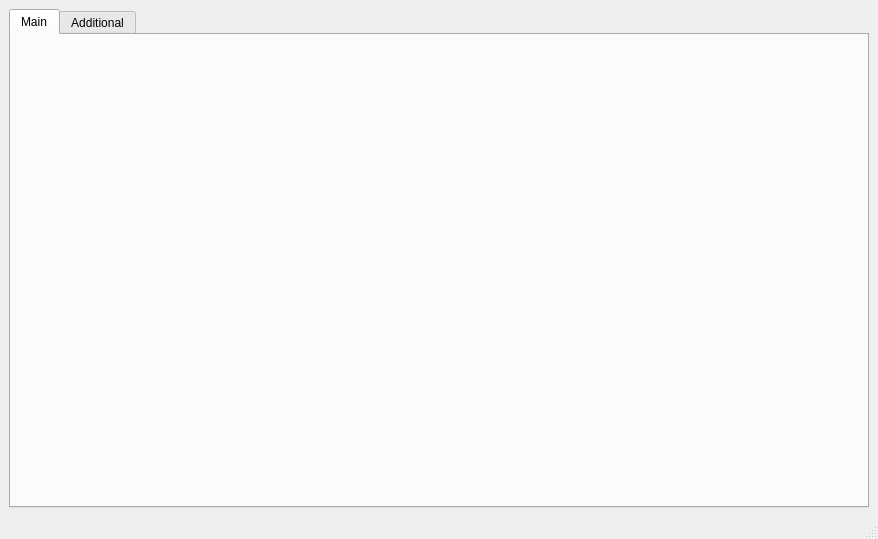
<?xml version="1.0" encoding="UTF-8"?>
<ui version="4.0">
 <class>WebInspectorWindow</class>
 <widget class="QMainWindow" name="WebInspectorWindow">
  <property name="geometry">
   <rect>
    <x>0</x>
    <y>0</y>
    <width>878</width>
    <height>539</height>
   </rect>
  </property>
  <property name="windowTitle">
   <string>Web Inspector</string>
  </property>
  <widget class="QWidget" name="centralwidget">
   <layout class="QHBoxLayout" name="horizontalLayout">
    <item>
     <widget class="QTabWidget" name="tabWidget">
      <property name="currentIndex">
       <number>0</number>
      </property>
      <widget class="WebInspector" name="tabMainDesc">
       <attribute name="title">
        <string>Main</string>
       </attribute>
      </widget>
      <widget class="WebInspector" name="tabAdditionalDesc">
       <attribute name="title">
        <string>Additional</string>
       </attribute>
      </widget>
     </widget>
    </item>
   </layout>
  </widget>
  <widget class="QMenuBar" name="menubar">
   <property name="geometry">
    <rect>
     <x>0</x>
     <y>0</y>
     <width>878</width>
     <height>22</height>
    </rect>
   </property>
  </widget>
  <widget class="QStatusBar" name="statusbar"/>
 </widget>
 <customwidgets>
  <customwidget>
   <class>WebInspector</class>
   <extends>QWidget</extends>
   <header>webinspector.h</header>
   <container>1</container>
  </customwidget>
 </customwidgets>
 <resources/>
 <connections/>
</ui>
